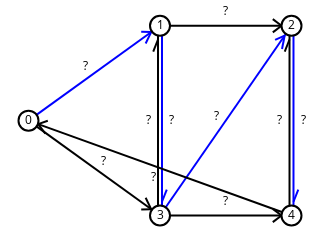

Source (notebook cell):
### Markdown cell above
### Exercício 6

Use cores para dar um exemplo de caminho no grafo `dg`.

### Code cell
dg.edges[0, 1]['color'] = (0, 0, 255)
dg.edges[1, 2]['color'] = (0, 0, 255)
dg.edges[2, 4]['color'] = (0, 0, 255)
sn.show_graph(dg, nlab=True, elab=True)

### Figure 1 — Plotly figure (JSON) as saved in the notebook; plotly's stock layout.template omitted (floating-point values rounded to 4 significant figures)
{"data": [{"hoverinfo": "none", "line": {"color": "rgb(0, 0, 255)", "width": 2}, "mode": "lines", "type": "scatter", "uid": "f6fc2690-a242-11e8-a518-24f5aaf6d19e", "x": [0, 0.5, null, 0.4664, 0.4454, null, 0.4664, 0.4286, null, 0.5076, 0.5076, null, 0.5076, 0.5257, null, 1.008, 1.008, null, 1.008, 1.026, null, 0.5, 1, null, 0.9738, 0.964, null, 0.9738, 0.9377, null], "y": [0.5, 1, null, 0.9664, 0.9062, null, 0.9664, 0.9678, null, 1, 0, null, 0.07246, 0.1361, null, 1, 0, null, 0.07246, 0.1361, null, 0, 1, null, 0.9476, 0.8777, null, 0.9476, 0.9257, null]}, {"hoverinfo": "none", "line": {"color": "rgb(0, 0, 0)", "width": 2}, "mode": "lines", "type": "scatter", "uid": "f6fc2691-a242-11e8-b39c-24f5aaf6d19e", "x": [0, 0.5, null, 0.4664, 0.4286, null, 0.4664, 0.4454, null, 0.5, 1, null, 0.9621, 0.9289, null, 0.9621, 0.9289, null, 0.4924, 0.4924, null, 0.4924, 0.4743, null, 0.5, 1, null, 0.9621, 0.9289, null, 0.9621, 0.9289, null, 1, 0, null, 0.03665, 0.0734, null, 0.03665, 0.06422, null, 0.9924, 0.9924, null, 0.9924, 0.9743, null], "y": [0.5, 0, null, 0.03357, 0.03224, null, 0.03357, 0.09382, null, 1, 1, null, 1, 0.9653, null, 1, 1.035, null, 0, 1, null, 0.9275, 0.8639, null, 0, 0, null, 0, -0.03474, null, 0, 0.03474, null, 0, 0.5, null, 0.4817, 0.4992, null, 0.4817, 0.432, null, 0, 1, null, 0.9275, 0.8639, null]}, {"hoverinfo": "none", "marker": {"color": "rgb(255, 255, 255)", "line": {"color": "rgb(0, 0, 0)", "width": 2}, "size": 20}, "mode": "markers+text", "text": ["0", "1", "2", "3", "4"], "textfont": {"color": "rgb(0, 0, 0)"}, "textposition": "middle center", "type": "scatter", "uid": "f6fc2692-a242-11e8-96a0-24f5aaf6d19e", "x": [0, 0.5, 1, 0.5, 1], "y": [0.5, 1, 1, 0, 0]}, {"hoverinfo": "none", "mode": "text", "text": ["?", "?", "?", "?", "?", "?", "?", "?", "?", "?"], "textfont": {"color": "rgb(0, 0, 0)"}, "textposition": "middle center", "type": "scatter", "uid": "f6fc2693-a242-11e8-8abb-24f5aaf6d19e", "x": [0.2164, 0.2836, 0.75, 0.5455, 1.045, 0.4545, 0.7134, 0.75, 0.4738, 0.9545], "y": [0.7836, 0.2836, 1.072, 0.5, 0.5, 0.5, 0.5183, 0.07246, 0.1976, 0.5]}], "layout": {"height": 180, "margin": {"b": 0, "l": 0, "r": 0, "t": 0}, "showlegend": false, "width": 320, "xaxis": {"showgrid": false, "showticklabels": false, "zeroline": false}, "yaxis": {"showgrid": false, "showticklabels": false, "zeroline": false}}}
